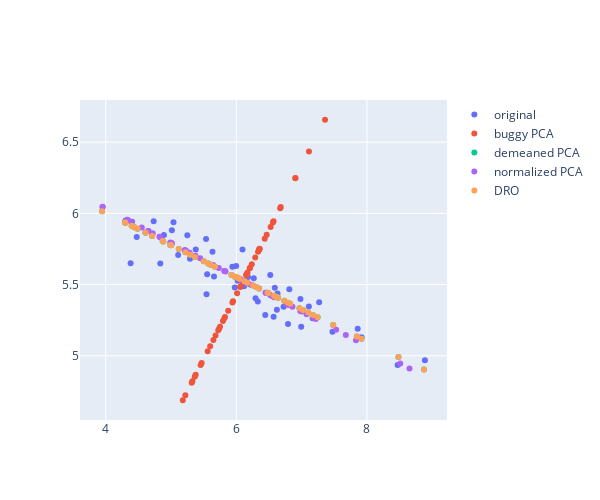

Write notebook code for a chart like this one.
### Code cell
# plot data for data2D
methods = ["buggy PCA", "demeaned PCA", "normalized PCA", "DRO"]

fig = go.Figure()
fig.add_trace(
    go.Scatter(
        x=data2D[:, 0],
        y=data2D[:, 1],
        mode="markers",
        name="original",
    )
)


for i in range(len(methods)):
    fig.add_trace(
        go.Scatter(
            x=X_res[i][:, 0],
            y=X_res[i][:, 1],
            mode="markers",
            name=methods[i],
        )
    )

fig.update_layout(height=500, width=600)
fig.show()
